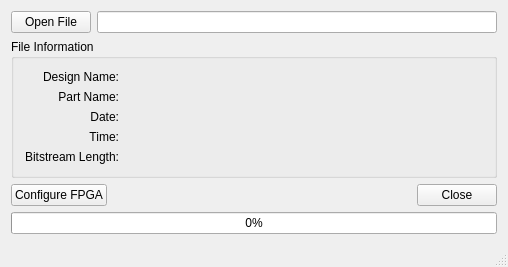
<?xml version="1.0" encoding="UTF-8"?>
<ui version="4.0">
 <class>MainWindow</class>
 <widget class="QMainWindow" name="MainWindow">
  <property name="geometry">
   <rect>
    <x>0</x>
    <y>0</y>
    <width>501</width>
    <height>251</height>
   </rect>
  </property>
  <property name="sizePolicy">
   <sizepolicy hsizetype="Preferred" vsizetype="Preferred">
    <horstretch>0</horstretch>
    <verstretch>0</verstretch>
   </sizepolicy>
  </property>
  <property name="windowTitle">
   <string>Aeon Loader</string>
  </property>
  <property name="windowIcon">
   <iconset resource="resource.qrc">
    <normaloff>:/icons/chip.ico</normaloff>:/icons/chip.ico</iconset>
  </property>
  <widget class="QWidget" name="centralWidget">
   <property name="sizePolicy">
    <sizepolicy hsizetype="Preferred" vsizetype="Preferred">
     <horstretch>0</horstretch>
     <verstretch>0</verstretch>
    </sizepolicy>
   </property>
   <layout class="QGridLayout" name="gridLayout">
    <item row="0" column="0">
     <layout class="QHBoxLayout" name="horizontalLayout">
      <item>
       <widget class="QPushButton" name="pushButtonOpenFile">
        <property name="text">
         <string>Open File</string>
        </property>
       </widget>
      </item>
      <item>
       <widget class="QLineEdit" name="lineFileName">
        <property name="minimumSize">
         <size>
          <width>400</width>
          <height>0</height>
         </size>
        </property>
        <property name="readOnly">
         <bool>true</bool>
        </property>
       </widget>
      </item>
     </layout>
    </item>
    <item row="1" column="0">
     <widget class="QGroupBox" name="groupBox">
      <property name="title">
       <string>File Information</string>
      </property>
      <layout class="QFormLayout" name="formLayout">
       <item row="0" column="0">
        <layout class="QVBoxLayout" name="verticalLayout">
         <item>
          <widget class="QLabel" name="label">
           <property name="layoutDirection">
            <enum>Qt::LeftToRight</enum>
           </property>
           <property name="text">
            <string>Design Name:</string>
           </property>
           <property name="alignment">
            <set>Qt::AlignRight|Qt::AlignTrailing|Qt::AlignVCenter</set>
           </property>
          </widget>
         </item>
         <item>
          <widget class="QLabel" name="label_2">
           <property name="layoutDirection">
            <enum>Qt::LeftToRight</enum>
           </property>
           <property name="text">
            <string>Part Name:</string>
           </property>
           <property name="alignment">
            <set>Qt::AlignRight|Qt::AlignTrailing|Qt::AlignVCenter</set>
           </property>
          </widget>
         </item>
         <item>
          <widget class="QLabel" name="label_3">
           <property name="layoutDirection">
            <enum>Qt::LeftToRight</enum>
           </property>
           <property name="text">
            <string>Date:</string>
           </property>
           <property name="alignment">
            <set>Qt::AlignRight|Qt::AlignTrailing|Qt::AlignVCenter</set>
           </property>
          </widget>
         </item>
         <item>
          <widget class="QLabel" name="label_4">
           <property name="layoutDirection">
            <enum>Qt::LeftToRight</enum>
           </property>
           <property name="text">
            <string>Time:</string>
           </property>
           <property name="alignment">
            <set>Qt::AlignRight|Qt::AlignTrailing|Qt::AlignVCenter</set>
           </property>
          </widget>
         </item>
         <item>
          <widget class="QLabel" name="label_5">
           <property name="layoutDirection">
            <enum>Qt::LeftToRight</enum>
           </property>
           <property name="text">
            <string>Bitstream Length:</string>
           </property>
           <property name="alignment">
            <set>Qt::AlignRight|Qt::AlignTrailing|Qt::AlignVCenter</set>
           </property>
          </widget>
         </item>
        </layout>
       </item>
       <item row="0" column="1">
        <layout class="QVBoxLayout" name="verticalLayout_2">
         <item>
          <widget class="QLabel" name="labelDesignName">
           <property name="text">
            <string/>
           </property>
          </widget>
         </item>
         <item>
          <widget class="QLabel" name="labelPartName">
           <property name="text">
            <string/>
           </property>
          </widget>
         </item>
         <item>
          <widget class="QLabel" name="labelDate">
           <property name="text">
            <string/>
           </property>
          </widget>
         </item>
         <item>
          <widget class="QLabel" name="labelTime">
           <property name="text">
            <string/>
           </property>
          </widget>
         </item>
         <item>
          <widget class="QLabel" name="labelBitstreamLength">
           <property name="text">
            <string/>
           </property>
          </widget>
         </item>
        </layout>
       </item>
      </layout>
     </widget>
    </item>
    <item row="2" column="0">
     <layout class="QHBoxLayout" name="horizontalLayout_2">
      <item>
       <widget class="QPushButton" name="pushButtonConfigureFPGA">
        <property name="sizePolicy">
         <sizepolicy hsizetype="Minimum" vsizetype="Fixed">
          <horstretch>0</horstretch>
          <verstretch>0</verstretch>
         </sizepolicy>
        </property>
        <property name="text">
         <string>Configure FPGA</string>
        </property>
       </widget>
      </item>
      <item>
       <spacer name="horizontalSpacer">
        <property name="orientation">
         <enum>Qt::Horizontal</enum>
        </property>
        <property name="sizeHint" stdset="0">
         <size>
          <width>40</width>
          <height>20</height>
         </size>
        </property>
       </spacer>
      </item>
      <item>
       <widget class="QPushButton" name="pushButton">
        <property name="text">
         <string>Close</string>
        </property>
       </widget>
      </item>
     </layout>
    </item>
    <item row="3" column="0">
     <widget class="QProgressBar" name="progressBar">
      <property name="value">
       <number>0</number>
      </property>
      <property name="orientation">
       <enum>Qt::Horizontal</enum>
      </property>
      <property name="format">
       <string>%p%</string>
      </property>
     </widget>
    </item>
   </layout>
  </widget>
  <widget class="QStatusBar" name="statusBar"/>
 </widget>
 <layoutdefault spacing="6" margin="11"/>
 <resources>
  <include location="resource.qrc"/>
 </resources>
 <connections>
  <connection>
   <sender>pushButton</sender>
   <signal>clicked()</signal>
   <receiver>MainWindow</receiver>
   <slot>close()</slot>
   <hints>
    <hint type="sourcelabel">
     <x>464</x>
     <y>186</y>
    </hint>
    <hint type="destinationlabel">
     <x>377</x>
     <y>172</y>
    </hint>
   </hints>
  </connection>
 </connections>
</ui>
